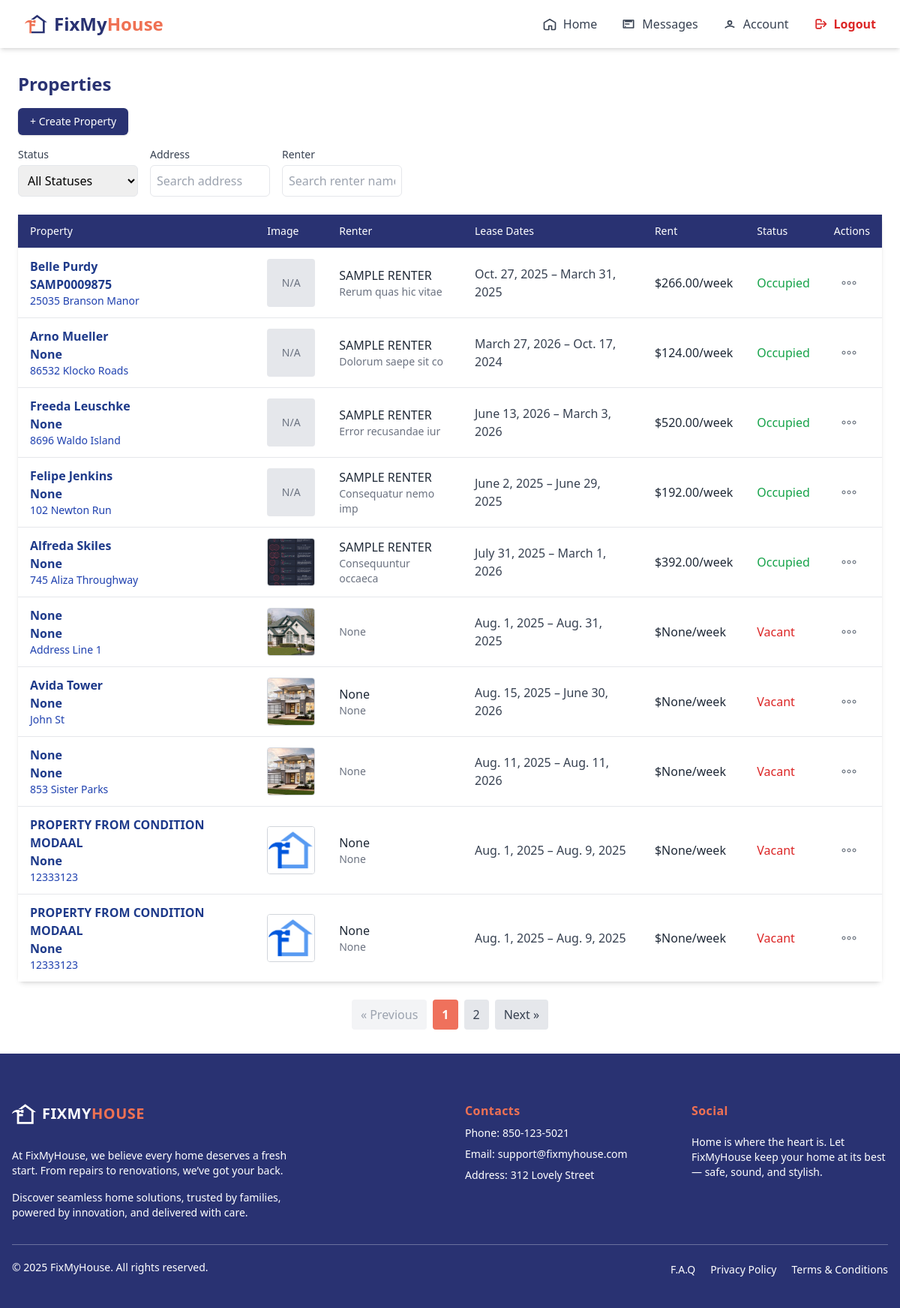
The page /agent/properties/ (signed in) on the database its author committed.
### agent/models/propertyAgent.py (models this page shows, shortened)
class Property(models.Model):
    renter = models.ForeignKey(Renter, on_delete=models.SET_NULL, related_name='rent_property', null=True, blank=True)
    agent = models.ForeignKey(AgentRegister, on_delete=models.CASCADE, null=False, related_name='own_properties')
    property_id = models.CharField(max_length=100, blank=True, null=True)
    ref_number = models.CharField(max_length=100, blank=True, null=True)
    name = models.CharField(max_length=100, blank=True, null=True)
    floor_count = models.PositiveIntegerField(blank=True, null=True)
    state = models.CharField(max_length=100, blank=True, null=True)
    city = models.CharField(max_length=100, blank=True, null=True)
    address = models.TextField(blank=True, null=True)
    street = models.CharField(max_length=100, blank=True, null=True)
    house_number = models.CharField(max_length=20, blank=True, null=True)
    renter_name = models.CharField(max_length=100, blank=True, null=True)
    renter_contact = models.CharField(max_length=20, blank=True, null=True)
    key_number = models.CharField(max_length=20, blank=True, null=True)
    rent = models.DecimalField(max_digits=10, decimal_places=2, blank=True, null=True)
    postal_code = models.CharField(max_length=20, blank=True, null=True)
    created_at = models.DateTimeField(auto_now_add=True, blank=True, null=True)
    updated_at = models.DateTimeField(auto_now=True, blank=True, null=True)
    property_photo = models.ImageField(upload_to='property_photos/', blank=True, null=True)
    condition_report = models.ImageField(upload_to='condition_reports/', blank=True, null=True)
    lease_start = models.DateField()
    lease_end = models.DateField()
    is_active = models.BooleanField(null=True, blank=True, default=True)
    STATUS_CHOICES = [
        ('occupied', 'Occupied'),
        ('vacant', 'Vacant'),
    ]
    status = models.CharField(max_length=10, choices=STATUS_CHOICES, default='vacant')
    property_manager = models.ForeignKey(
        AgentRegister,
        on_delete=models.SET_NULL,
        null=True,
        blank=True,
        related_name="properties"
    )

### renter/models/renter.py (models this page shows)
class Renter(models.Model):
    user = models.OneToOneField(User, on_delete=models.CASCADE,null=True)
    name = models.CharField(max_length=255)
    email = models.EmailField(unique=True)
    phone = models.CharField(max_length=20)
    password = models.CharField(max_length=128)  # store hashed password (later)
    gender = models.CharField(max_length=10, blank=True, null=True)
    date_of_birth = models.DateField(blank=True, null=True)
    company_name = models.CharField(max_length=255, blank=True, null=True)
    contact_person = models.CharField(max_length=255, blank=True, null=True)
    contact_person_email = models.EmailField(blank=True, null=True)
    contact_phone = models.CharField(max_length=20, blank=True, null=True)
    state = models.CharField(max_length=100, blank=True, null=True)
    city = models.CharField(max_length=100, blank=True, null=True)
    zip_code = models.CharField(max_length=20, blank=True, null=True)
    company_address_line1 = models.CharField(max_length=255, blank=True, null=True)
    company_address_line2 = models.CharField(max_length=255, blank=True, null=True)
    company_postal_code = models.CharField(max_length=20, blank=True, null=True)
    upload_option = models.CharField(max_length=50, blank=True, null=True)  # 'manual' or 'report'
    property_image = models.ImageField(upload_to='property_images/', blank=True, null=True)
    floor_count = models.PositiveIntegerField(blank=True, null=True)
    room_count = models.PositiveIntegerField(blank=True, null=True)
    rooms = models.JSONField(blank=True, null=True)  # example: [{"type": "Bedroom"}, {"type": "Kitchen"}]
    address_line1 = models.CharField(max_length=255, blank=True, null=True)
    address_line2 = models.CharField(max_length=255, blank=True, null=True)
    house_state = models.CharField(max_length=100, blank=True, null=True)
    house_city = models.CharField(max_length=100, blank=True, null=True)
    house_zip = models.CharField(max_length=20, blank=True, null=True)
    def __str__(self):
        return self.name

### agent/views/propertyList.py (the view, shortened to what this page needs)
# urls.py: path('properties/', PropertiesListView.as_view(), name='manage_properties'),
@method_decorator([login_required, agent_required], name='dispatch')
class PropertiesListView(ListView):
    model = Property
    template_name = 'components/home/propertiesList.html'
    context_object_name = 'properties'
    paginate_by = 10  # Adjust as needed
    def get(self, request, *args, **kwargs):
        try:
            self.object_list = self.get_queryset()
            context = self.get_context_data()
            return self.render_to_response(context)
        except self.paginator.InvalidPage:
            params = request.GET.copy()
            params['page'] = '1'
            return HttpResponseRedirect(f"{reverse('manage_properties')}?{params.urlencode()}")
    def get_queryset(self):
        queryset = super().get_queryset()
        queryset = queryset.filter(is_active=True)
        status = self.request.POST.get('status') if self.request.method == 'POST' else self.request.GET.get('status')
        address = self.request.POST.get('address') if self.request.method == 'POST' else self.request.GET.get('address')
        renter = self.request.POST.get('renter') if self.request.method == 'POST' else self.request.GET.get('renter')
        if status:
            queryset = queryset.filter(status=status)
        if address:
            queryset = queryset.filter(address__icontains=address)
        if renter:
            queryset = queryset.filter(renter__name__icontains=renter)
        return queryset.order_by('-created_at')
    def get_context_data(self, **kwargs):
        context = super().get_context_data(**kwargs)
        if self.request.method == 'POST':
            context['filter_status'] = self.request.POST.get('status', '')
            context['filter_address'] = self.request.POST.get('address', '')
            context['filter_renter'] = self.request.POST.get('renter', '')
        else:
            context['filter_status'] = self.request.GET.get('status', '')
            context['filter_address'] = self.request.GET.get('address', '')
            context['filter_renter'] = self.request.GET.get('renter', '')
        return context

### trader/context_processors.py (called while the page is built)
def notifications_context(request):
    if request.user.is_authenticated:
        unread_qs = get_unread_notifications(request.user)
        return {
            "unread_count": unread_qs.count(),
            "unread_notifications": unread_qs[:5],  # show latest 5
        }
    return {}

### trader/views/traderNotification.py (called while the page is built)
def get_unread_notifications(user):
    try:
        return TraderNotification.objects.filter(
            trader_id__user=user,
            seen=False
        ).order_by("-created_at")
    except Exception as e:
        logger.error(f"Error fetching notifications! {e}")
        return TraderNotification.objects.none()

### agent/templates/components/home/propertiesList.html (shortened to what this page needs)
{% extends "baseAgent.html" %}
{% load widget_tweaks %}
{% block content %}
{% include 'components/home/navigatorBaseAgent.html' %}
<div class="max-w-7xl mx-auto px-6 py-8 flex-1 w-full">
    <h2 class="text-2xl font-bold mb-4 text-[#293272]">Properties</h2>
    <div class="flex justify-start mb-4 gap-4">
        <a href="{% url 'property_create' %}"
            class="bg-[#293272] hover:bg-[#162060]  text-white font-medium px-4 py-2 rounded-md shadow text-sm">
            + Create Property
        </a>
    </div>
    <form id="filterForm" method="POST" class="mb-6">
      <div class="flex flex-col md:flex-row gap-4">
        <div>
          <label for="status" class="block text-sm font-medium text-gray-700">Status</label>
          <select name="status" id="status" class="mt-1 p-2 border rounded-md w-full md:w-40" onchange="this.form.submit()">
            <option value="">All Statuses</option>
          </select>
        </div>
        <div>
          <label for="address" class="block text-sm font-medium text-gray-700">Address</label>
          <input type="text" name="address" id="address" value="{{ filter_address }}"
            class="mt-1 p-2 border rounded-md w-full md:w-40"
            placeholder="Search address"
            onchange="this.form.submit()">
        </div>
        <div>
          <label for="renter" class="block text-sm font-medium text-gray-700">Renter</label>
          <input type="text" name="renter" id="renter" value="{{ filter_renter }}"
            class="mt-1 p-2 border rounded-md w-full md:w-40"
            placeholder="Search renter name"
            onchange="this.form.submit()">
        </div>
      </div>
    </form>
    <div class="bg-white shadow-md rounded-lg overflow-x-auto sm:overflow-visible">
      <table class="min-w-full table-auto sm:table divide-y divide-gray-200">
        <thead class="bg-[#293272] text-white hidden sm:table-header-group">
          <tr>
            <th class="px-4 py-3 text-left text-sm font-medium">Property</th>
            <th class="px-4 py-3 text-left text-sm font-medium">Image</th>
            <th class="px-4 py-3 text-left text-sm font-medium">Renter</th>
            <th class="px-4 py-3 text-left text-sm font-medium">Lease Dates</th>
            <th class="px-4 py-3 text-left text-sm font-medium">Rent</th>
            <th class="px-4 py-3 text-left text-sm font-medium">Status</th>
            <th class="px-4 py-3 text-left text-sm font-medium">Actions</th>
          </tr>
        </thead>
        <tbody class="sm:divide-y sm:divide-gray-200">
          {% for property in properties %}
          <tr
            class="block sm:table-row bg-white border border-gray-200 sm:border-0 rounded-xl sm:rounded-none shadow-sm sm:shadow-none my-4 sm:my-0 px-4 py-4 sm:px-0 sm:py-0">
            <td class="block sm:table-cell sm:px-4 sm:py-3 mb-3 sm:mb-0">
              <div class="font-semibold text-blue-900">{{ property.name }}</div>
              <div class="font-semibold text-blue-900">{{ property.property_id }}</div>
              <div class="text-sm text-blue-800">{{ property.address }}</div>
            </td>
            <td class="block sm:table-cell sm:px-4 sm:py-3 mb-3 sm:mb-0">
              {% if property.property_photo %}
              <img src="{{ property.property_photo.url }}" alt="{{ property.name }}"
                class="w-16 h-16 rounded object-cover border border-gray-300" />
              {% else %}
              <div class="w-16 h-16 rounded bg-gray-200 flex items-center justify-center text-gray-500 text-sm">N/A</div>
              {% endif %}
            </td>
            <td class="block sm:table-cell sm:px-4 sm:py-3 mb-3 sm:mb-0">
              <div class="text-gray-800">{{ property.renter }}</div>
              <div class="text-sm text-gray-500">{{ property.renter_contact }}</div>
            </td>
            <td class="block sm:table-cell sm:px-4 sm:py-3 mb-3 sm:mb-0">
              <div class="text-gray-700">{{ property.lease_start }} – {{ property.lease_end }}</div>
            </td>
            <td class="block sm:table-cell sm:px-4 sm:py-3 mb-3 sm:mb-0">
              <div class="text-gray-800 font-medium">${{ property.rent }}/week</div>
            </td>
            <td class="block sm:table-cell sm:px-4 sm:py-3 mb-3 sm:mb-0">
              <span
                class="{% if property.status == 'occupied' %}text-green-600{% else %}text-red-600{% endif %} font-medium">
                {{ property.status|title }}
              </span>
            </td>
            <td class="block sm:table-cell sm:px-4 sm:py-3">
              <div x-data="{ open: false }" class="relative inline-block text-left">
                <button @click="open = !open" @click.away="open = false"
                  class="p-2 rounded-full hover:bg-gray-100 focus:outline-none focus:ring" aria-label="Actions">
                  <svg class="w-6 h-6 text-gray-600" fill="none" stroke="currentColor" viewBox="0 0 24 24">
                    <circle cx="5" cy="12" r="2" />
                    <circle cx="12" cy="12" r="2" />
                    <circle cx="19" cy="12" r="2" />
                  </svg>
                </button>
              </div>
            </td>
          </tr>
          {% empty %}
          <tr>
            <td colspan="7" class="text-center py-6 text-gray-500">No properties available.</td>
          </tr>
          {% endfor %}
        </tbody>
      </table>
    </div>
    {% if page_obj.has_other_pages %}
      <div class="pagination flex justify-center items-center mt-6 space-x-2">
        {% if page_obj.has_previous %}
        <a href="{% url 'manage_properties' %}?page={{ page_obj.previous_page_number }}{% if filter_status %}&status={{ filter_status }}{% endif %}{% if filter_address %}&address={{ filter_address|urlencode }}{% endif %}{% if filter_renter %}&renter={{ filter_renter|urlencode }}{% endif %}"
          class="px-3 py-2 bg-gray-200 text-gray-700 rounded hover:bg-gray-300 transition"
          onclick="saveScrollPosition()">
          &laquo; Previous
        </a>
        {% else %}
        <span class="px-3 py-2 bg-gray-100 text-gray-400 rounded cursor-not-allowed">
          &laquo; Previous
        </span>
        {% endif %}
        {% for num in page_obj.paginator.page_range %}
        {% if page_obj.number == num %}
        <span class="px-3 py-2 bg-[#EF715C] text-white rounded font-semibold">
          {{ num }}
        </span>
        {% else %}
        <a href="{% url 'manage_properties' %}?page={{ num }}"
          class="px-3 py-2 bg-gray-200 text-gray-700 rounded hover:bg-gray-300 transition"
          onclick="saveScrollPosition()">
          {{ num }}
        </a>
        {% endif %}
        {% endfor %}
        {% if page_obj.has_next %}
        <a href="{% url 'manage_properties' %}?page={{ page_obj.next_page_number }}"
          class="px-3 py-2 bg-gray-200 text-gray-700 rounded hover:bg-gray-300 transition"
          onclick="saveScrollPosition()">
          Next &raquo;
        </a>
        {% else %}
        <span class="px-3 py-2 bg-gray-100 text-gray-400 rounded cursor-not-allowed">
          Next &raquo;
        </span>
        {% endif %}
      </div>
    {% endif %}
</div>
{% include 'components/footerAgent.html' %}
{% endblock %}

### rows shown on the page
Property: name "Belle Purdy", property_id "SAMP0009875", address "25035 Branson Manor", property_photo "N/A", renter "SAMPLE RENTER", renter_contact "Rerum quas hic vitae", lease_start "Oct. 27, 2025", lease_end "March 31, 2025", rent "266.00", status "Occupied"
Property: name "Arno Mueller", property_id "None", address "86532 Klocko Roads", property_photo "N/A", renter "SAMPLE RENTER", renter_contact "Dolorum saepe sit co", lease_start "March 27, 2026", lease_end "Oct. 17, 2024", rent "124.00", status "Occupied"
Property: name "Freeda Leuschke", property_id "None", address "8696 Waldo Island", property_photo "N/A", renter "SAMPLE RENTER", renter_contact "Error recusandae iur", lease_start "June 13, 2026", lease_end "March 3, 2026", rent "520.00", status "Occupied"
Property: name "Felipe Jenkins", property_id "None", address "102 Newton Run", property_photo "N/A", renter "SAMPLE RENTER", renter_contact "Consequatur nemo imp", lease_start "June 2, 2025", lease_end "June 29, 2025", rent "192.00", status "Occupied"
Property: name "Alfreda Skiles", property_id "None", address "745 Aliza Throughway", property_photo (picture), renter "SAMPLE RENTER", renter_contact "Consequuntur occaeca", lease_start "July 31, 2025", lease_end "March 1, 2026", rent "392.00", status "Occupied"
Property: name "None", property_id "None", address "Address Line 1", property_photo (picture), renter_contact "None", lease_start "Aug. 1, 2025", lease_end "Aug. 31, 2025", rent "None", status "Vacant"
Property: name "Avida Tower", property_id "None", address "John St", property_photo (picture), renter "None", renter_contact "None", lease_start "Aug. 15, 2025", lease_end "June 30, 2026", rent "None", status "Vacant"
Property: name "None", property_id "None", address "853 Sister Parks", property_photo (picture), renter_contact "None", lease_start "Aug. 11, 2025", lease_end "Aug. 11, 2026", rent "None", status "Vacant"
Property: name "PROPERTY FROM CONDITION MODAAL", property_id "None", address "12333123", property_photo (picture), renter "None", renter_contact "None", lease_start "Aug. 1, 2025", lease_end "Aug. 9, 2025", rent "None", status "Vacant"
Property: name "PROPERTY FROM CONDITION MODAAL", property_id "None", address "12333123", property_photo (picture), renter "None", renter_contact "None", lease_start "Aug. 1, 2025", lease_end "Aug. 9, 2025", rent "None", status "Vacant"

### other values the page prints
{{ num }} "1"
{{ num }} "2"
